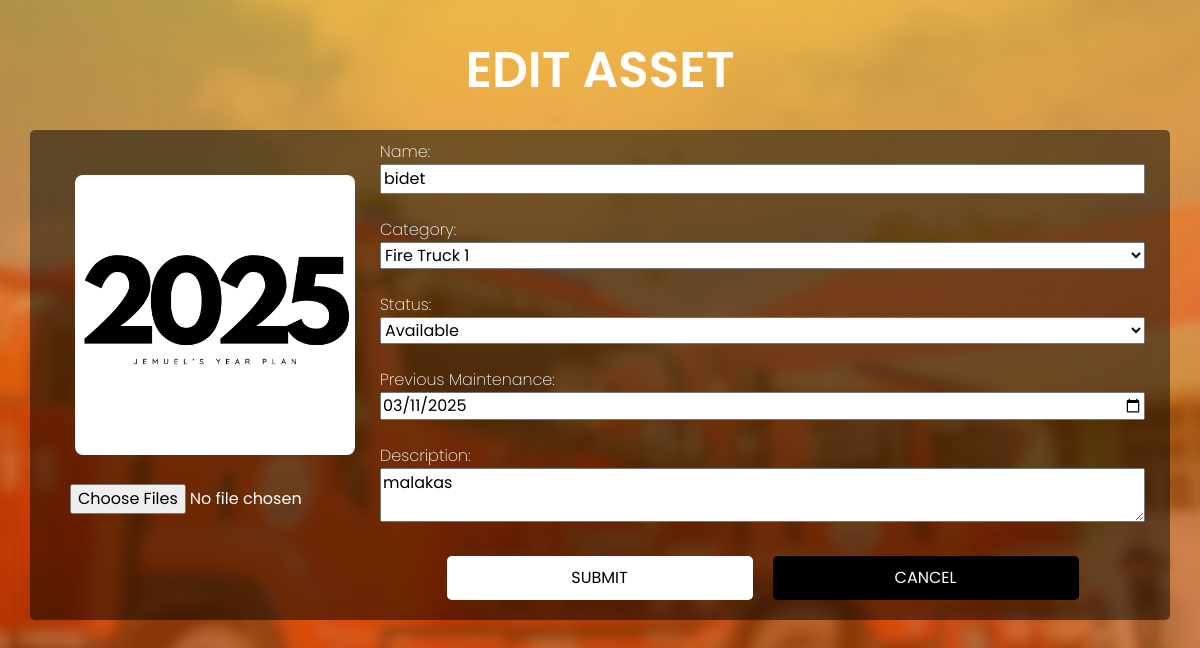
Screenshot of /assets/AssetEdit.php?id=16 (signed in) with the database file from the repository.
### tables this page shows
CREATE TABLE `assets_image` (
  `asset_id` int(11) NOT NULL,
  `img_path` varchar(128) NOT NULL
);

CREATE TABLE `assets` (
  `asset_id` int(11) NOT NULL,
  `assetcategory_id` int(11) DEFAULT NULL,
  `asset_name` varchar(100) NOT NULL,
  `description` text DEFAULT NULL,
  `status` enum('Available','In Use','Maintenance','Damaged') DEFAULT 'Available',
  `last_maintenance_date` date DEFAULT NULL
);

### assets/AssetEdit.php (the view, shortened to what this page needs)
<?php
include('../includes/config.php');
$id = $_GET['id'];
$sql = "SELECT * FROM assets WHERE asset_id = ?";
$stmt = $conn->prepare($sql);
$stmt->bind_param("i", $id);
$stmt->execute();
$result = $stmt->get_result();
$asset = $result->fetch_assoc();
?>
<!DOCTYPE html>
<html lang="en">
<head>
    <link rel="stylesheet" href="AssetEdit.css">
    <link href="https://cdn.jsdelivr.net/npm/bootstrap@5.3.0/dist/css/bootstrap.min.css" rel="stylesheet">
</head>
<body>
    <div class="asset-container">
        <h1 class="asset-header">EDIT ASSET</h1>
        <form class="asset-info" action="AssetUpdate.php" method="POST" enctype="multipart/form-data">
            <div class="asset-picture">
                <?php
                $asset_id = $asset['asset_id'];
                $img_query = "SELECT * FROM assets_image WHERE asset_id = $asset_id";
                $img_result = $conn->query($img_query);
                while ($img_row = $img_result->fetch_assoc()) {
                    echo '<img src="../' . $img_row['img_path'] . '" width="100" height="100" style="margin:5px;">';
                }
                ?><br>
                <input type="file" name="images[]" multiple><br>
            </div>
            <div class="asset-details">
                <label>Name:</label>
                <input type="text" name="asset_name" value="<?php echo htmlspecialchars($asset['asset_name']); ?>" required><br>
                <label>Category:</label>
                <select name="assetcategory_id">
                    <option value="1" <?php if ($asset['assetcategory_id'] == 1) echo 'selected'; ?>>Fire Truck 1</option>
                </select><br>
                <label>Status:</label>
                <select name="status">
                    <option value="Available" <?php if ($asset['status'] == 'Available') echo 'selected'; ?>>Available</option>
                </select><br>
                <label>Previous Maintenance:</label>
                <input type="date" name="last_maintenance_date" value="<?php echo $asset['last_maintenance_date']; ?>"><br>
                <label>Description:</label>
                <textarea name="description"><?php echo htmlspecialchars($asset['description']); ?></textarea><br>
                <div class="asset-button">
                    <button type="submit" class="update-btn">SUBMIT</button>
                    <a href="FireTruck1.php" class="cancel-btn">CANCEL</a>
                </div>
            </div>
        </form>
    </div>
</body>
</html>

### assets/AssetEdit.css (style rules this page uses)
html { font-family: Poppins, 'Segoe UI', Tahoma, Geneva, Verdana, sans-serif; }
body { background: url('LoginRegister.png') no-repeat center center/cover; min-height: 100vh; min-height: 100dvh; }
.asset-container { display: flex; flex-direction: column; margin: 20px; font-family: Poppins, 'Segoe UI', Tahoma, Geneva, Verdana, sans-serif; }
.asset-header { font-size: 50px; text-align: center; font-weight: 600; margin-bottom: 20px; margin-top: 20px; color: white; }
.asset-info { display: flex; flex-direction: row; background-color: rgba(0, 0, 0, 0.5); border-radius: 5px; padding: 10px; margin: 10px; color: white; overflow: hidden; }
.asset-picture { display: flex; flex-direction: column; height: 300px; width: 300px; padding: 10px; margin: 20px; }
.asset-picture img { width: 100%; height: 100%; object-fit: cover; border-radius: 8px; }
.asset-details { display: flex; flex-direction: column; align-items: left; justify-content: left; margin-right: 15px; color: white; font: 50px; font-weight: 200; width: 100%; }
.asset-button { display: flex; flex-direction: row; align-items: center; justify-content: center; }
.cancel-btn { display: flex; flex-direction: row; align-items: center; justify-content: center; padding: 10px; margin: 10px; text-decoration: none; font-weight: 400; color: white; background-color: black; border-radius: 5px; width: 40%; }
.update-btn { display: flex; flex-direction: row; align-items: center; justify-content: center; padding: 10px; margin: 10px; text-decoration: none; font-weight: 400; color: black; background-color: white; border-radius: 5px; width: 40%; border: none; }

### rows the page displays
assets_image: img_path (picture)
assets: asset_name "bidet", assetcategory_id "Fire Truck 1", status "Available", last_maintenance_date "03/11/2025", description "malakas"
